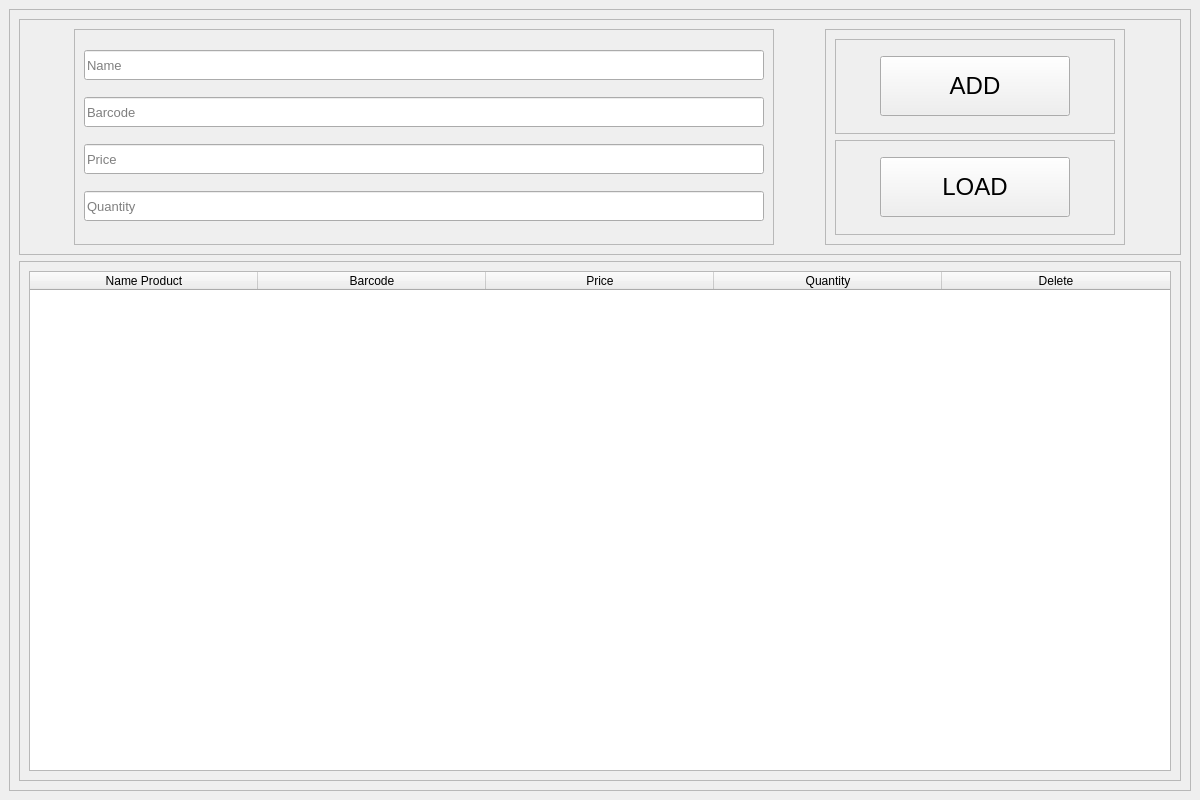
<?xml version="1.0" encoding="UTF-8"?>
<ui version="4.0">
 <class>Add_product</class>
 <widget class="QMainWindow" name="Add_product">
  <property name="geometry">
   <rect>
    <x>0</x>
    <y>0</y>
    <width>1200</width>
    <height>800</height>
   </rect>
  </property>
  <property name="windowTitle">
   <string>MainWindow</string>
  </property>
  <widget class="QWidget" name="centralwidget">
   <layout class="QHBoxLayout" name="horizontalLayout">
    <item>
     <widget class="QFrame" name="frame">
      <property name="frameShape">
       <enum>QFrame::StyledPanel</enum>
      </property>
      <property name="frameShadow">
       <enum>QFrame::Raised</enum>
      </property>
      <layout class="QVBoxLayout" name="verticalLayout_3">
       <item>
        <widget class="QFrame" name="frame_2">
         <property name="frameShape">
          <enum>QFrame::StyledPanel</enum>
         </property>
         <property name="frameShadow">
          <enum>QFrame::Raised</enum>
         </property>
         <layout class="QHBoxLayout" name="horizontalLayout_2">
          <item>
           <widget class="QFrame" name="frame_4">
            <property name="maximumSize">
             <size>
              <width>700</width>
              <height>300</height>
             </size>
            </property>
            <property name="frameShape">
             <enum>QFrame::StyledPanel</enum>
            </property>
            <property name="frameShadow">
             <enum>QFrame::Raised</enum>
            </property>
            <layout class="QVBoxLayout" name="verticalLayout_2">
             <item>
              <widget class="QLineEdit" name="name_input">
               <property name="maximumSize">
                <size>
                 <width>700</width>
                 <height>30</height>
                </size>
               </property>
               <property name="font">
                <font>
                 <pointsize>10</pointsize>
                </font>
               </property>
               <property name="placeholderText">
                <string>Name</string>
               </property>
              </widget>
             </item>
             <item>
              <widget class="QLineEdit" name="barcode_input">
               <property name="maximumSize">
                <size>
                 <width>700</width>
                 <height>30</height>
                </size>
               </property>
               <property name="font">
                <font>
                 <pointsize>10</pointsize>
                </font>
               </property>
               <property name="placeholderText">
                <string>Barcode</string>
               </property>
              </widget>
             </item>
             <item>
              <widget class="QLineEdit" name="price_input">
               <property name="maximumSize">
                <size>
                 <width>700</width>
                 <height>30</height>
                </size>
               </property>
               <property name="font">
                <font>
                 <pointsize>10</pointsize>
                </font>
               </property>
               <property name="placeholderText">
                <string>Price</string>
               </property>
              </widget>
             </item>
             <item>
              <widget class="QLineEdit" name="quantity_input">
               <property name="maximumSize">
                <size>
                 <width>700</width>
                 <height>30</height>
                </size>
               </property>
               <property name="font">
                <font>
                 <pointsize>10</pointsize>
                </font>
               </property>
               <property name="placeholderText">
                <string>Quantity</string>
               </property>
              </widget>
             </item>
            </layout>
           </widget>
          </item>
          <item>
           <widget class="QFrame" name="frame_5">
            <property name="maximumSize">
             <size>
              <width>300</width>
              <height>300</height>
             </size>
            </property>
            <property name="layoutDirection">
             <enum>Qt::LeftToRight</enum>
            </property>
            <property name="autoFillBackground">
             <bool>false</bool>
            </property>
            <property name="frameShape">
             <enum>QFrame::StyledPanel</enum>
            </property>
            <property name="frameShadow">
             <enum>QFrame::Raised</enum>
            </property>
            <layout class="QVBoxLayout" name="verticalLayout">
             <item>
              <widget class="QFrame" name="frame_7">
               <property name="maximumSize">
                <size>
                 <width>450</width>
                 <height>16777215</height>
                </size>
               </property>
               <property name="frameShape">
                <enum>QFrame::StyledPanel</enum>
               </property>
               <property name="frameShadow">
                <enum>QFrame::Raised</enum>
               </property>
               <layout class="QHBoxLayout" name="horizontalLayout_4">
                <item>
                 <widget class="QPushButton" name="AddButton">
                  <property name="maximumSize">
                   <size>
                    <width>190</width>
                    <height>60</height>
                   </size>
                  </property>
                  <property name="font">
                   <font>
                    <pointsize>18</pointsize>
                   </font>
                  </property>
                  <property name="text">
                   <string>ADD</string>
                  </property>
                 </widget>
                </item>
               </layout>
              </widget>
             </item>
             <item>
              <widget class="QFrame" name="frame_6">
               <property name="maximumSize">
                <size>
                 <width>450</width>
                 <height>16777215</height>
                </size>
               </property>
               <property name="frameShape">
                <enum>QFrame::StyledPanel</enum>
               </property>
               <property name="frameShadow">
                <enum>QFrame::Raised</enum>
               </property>
               <layout class="QHBoxLayout" name="horizontalLayout_3">
                <item>
                 <widget class="QPushButton" name="LoadButton">
                  <property name="maximumSize">
                   <size>
                    <width>190</width>
                    <height>60</height>
                   </size>
                  </property>
                  <property name="font">
                   <font>
                    <pointsize>18</pointsize>
                   </font>
                  </property>
                  <property name="text">
                   <string>LOAD</string>
                  </property>
                 </widget>
                </item>
               </layout>
              </widget>
             </item>
            </layout>
           </widget>
          </item>
         </layout>
        </widget>
       </item>
       <item>
        <widget class="QFrame" name="frame_3">
         <property name="maximumSize">
          <size>
           <width>16777215</width>
           <height>520</height>
          </size>
         </property>
         <property name="frameShape">
          <enum>QFrame::StyledPanel</enum>
         </property>
         <property name="frameShadow">
          <enum>QFrame::Raised</enum>
         </property>
         <layout class="QHBoxLayout" name="horizontalLayout_5">
          <item>
           <widget class="QTableWidget" name="tableWidget">
            <property name="maximumSize">
             <size>
              <width>16777215</width>
              <height>16777215</height>
             </size>
            </property>
            <attribute name="horizontalHeaderDefaultSectionSize">
             <number>228</number>
            </attribute>
            <column>
             <property name="text">
              <string>Name Product</string>
             </property>
            </column>
            <column>
             <property name="text">
              <string>Barcode</string>
             </property>
            </column>
            <column>
             <property name="text">
              <string>Price</string>
             </property>
            </column>
            <column>
             <property name="text">
              <string>Quantity</string>
             </property>
            </column>
            <column>
             <property name="text">
              <string>Delete</string>
             </property>
            </column>
           </widget>
          </item>
         </layout>
        </widget>
       </item>
      </layout>
     </widget>
    </item>
   </layout>
  </widget>
 </widget>
 <resources/>
 <connections/>
</ui>
